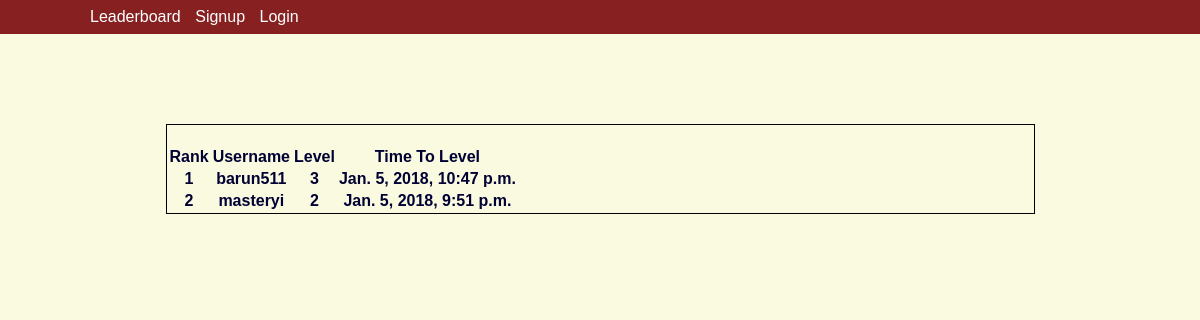
The page /leaderboard/ on the database as committed earlier.
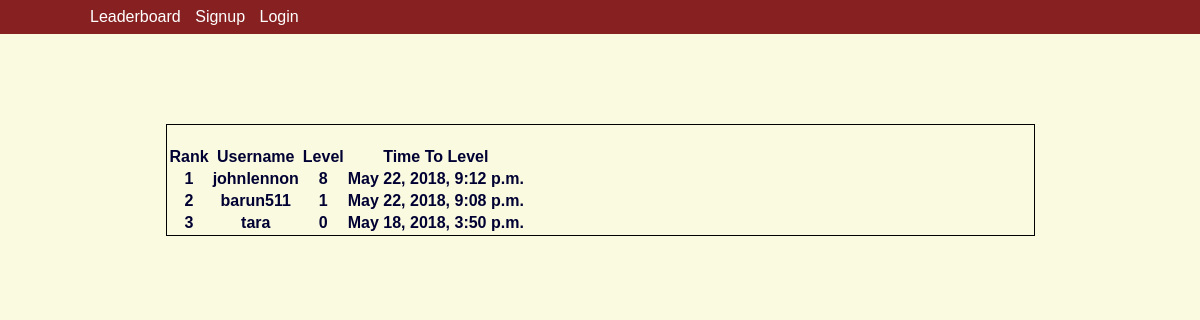
The same page on the database as committed later.
### hunt/models.py (models this page shows, shortened)
class Profile(models.Model):
        user = models.OneToOneField(User, on_delete=models.CASCADE)
        level = models.IntegerField(default=0)
        time_of_level = models.DateTimeField(auto_now=True)

### hunt/views.py (the view)
# urls.py: url(r'^leaderboard/?$', views.leaderboard, name="leaderboard"),
def leaderboard(request):
    ranked_list = Profile.objects.order_by('-level','time_of_level')
    return render(request, 'leaderboard.html', {'ranked_list' : ranked_list})

### hunt/templates/leaderboard.html
{% extends 'base.html' %}
{% block 'content' %}
<div class="level">
	<table>
	<tr>
		<th> Rank </th>
		<th> Username </th>
		<th> Level </th>
		<th> Time To Level </th>
	</tr>
	{% for user in ranked_list %}
	<tr>
		<th> {{ forloop.counter }} </th>
		<th> {{ user.user.username }} </th>
		<th> {{ user.level }} </th>
		<th> {{user.time_of_level}}</th>
	</tr>
	{% endfor %}
</div>
{% endblock %}

### hunt/templates/base.html
{% load static %}
<html>
	<head>
		<title= {% block 'title' %}{% endblock %}>
        <link rel="stylesheet" type="text/css" href="{% static 'index.css' %}">
	</head>
		<body>
		<div class="navbar">
            {% if user.is_authenticated %}
            <a href="{% url 'play' %}"> Play </a>
            <a href="{% url 'leaderboard' %}">Leaderboard</a>
            <a class="right-align" href="{% url 'logout' %}"> Logout </a>
            {% else %}
			<a href="{% url 'leaderboard' %}">Leaderboard</a>
			<a href="{% url 'signup' %}">Signup</a>
			<a href="{% url 'login' %}">Login</a>
            {% endif %}
		</div>
		<div class="container">
		{% block 'content' %}
		{% endblock %}
		</div>
	</body>
</html>

### hunt/static/index.css (style rules this page uses)
body { margin:0px; padding:0px; color:#000033; font-family: Helvetica; background-color: rgb(250, 250, 225); }
.navbar { background-color: #872121; padding:8px; align-items: center; margin-top: 0px; padding-left:7.5%; }
.navbar a { padding-right: 10px; margin: auto; text-align: center; text-decoration: none; color:white; }
.container { width:85%; margin:auto; padding-top:7.5%; align-content: center; text-align:center; margin-left:auto; margin-right:auto; }
.level { border: 1px solid black; width:85%; margin-left:auto; margin-right:auto; padding-top:20px; text-align:center; }

Rows that differ between the two databases and show on the page:
removed Profile: user.username "masteryi", level "2", time_of_level "Jan. 5, 2018, 9:51 p.m."
added Profile: user.username "johnlennon", level "8", time_of_level "May 22, 2018, 9:12 p.m."
changed Profile "barun511": level "3" → "1"; time_of_level "Jan. 5, 2018, 10:47 p.m." → "May 22, 2018, 9:08 p.m."
added Profile: user.username "tara", level "0", time_of_level "May 18, 2018, 3:50 p.m."
